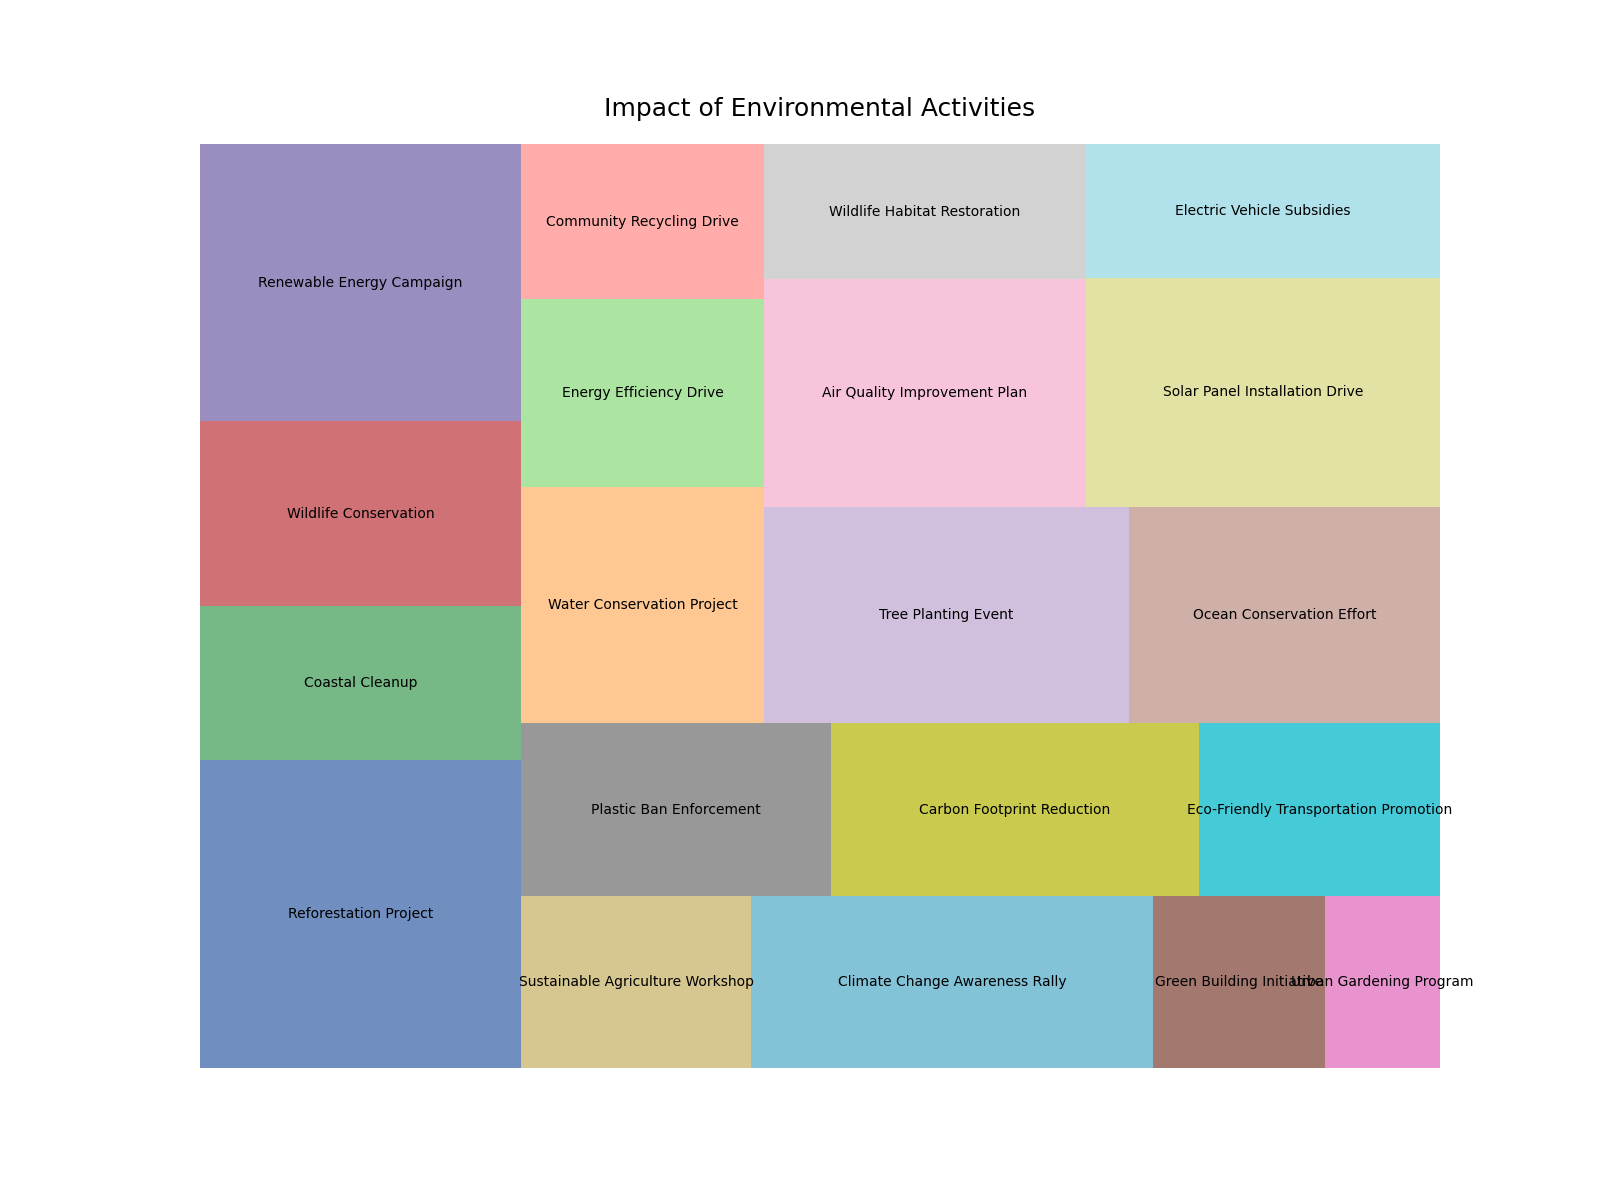

Write the Python code that produced this figure.

import matplotlib.pyplot as plt
import pandas as pd
import squarify

# Data for creating the treemap
data = {
    'Activity': [
        "Reforestation Project", "Coastal Cleanup", "Wildlife Conservation",
        "Renewable Energy Campaign", "Sustainable Agriculture Workshop",
        "Climate Change Awareness Rally", "Green Building Initiative",
        "Urban Gardening Program", "Plastic Ban Enforcement", "Carbon Footprint Reduction",
        "Eco-Friendly Transportation Promotion", "Water Conservation Project",
        "Energy Efficiency Drive", "Community Recycling Drive", "Tree Planting Event",
        "Ocean Conservation Effort", "Air Quality Improvement Plan", "Wildlife Habitat Restoration",
        "Solar Panel Installation Drive", "Electric Vehicle Subsidies"
    ],
    'Impact': [
        50000, 25000, 30000, 45000, 20000, 35000, 15000, 10000, 27000, 32000,
        21000, 29000, 23000, 19000, 40000, 34000, 37000, 22000, 41000, 24000
    ]
}

# Convert the data dictionary to a pandas DataFrame
df = pd.DataFrame(data)

# Define size of the figure
plt.figure(figsize=(16,12))

# Define custom colors using specific color codes
colors = [
    '#4c72b0', '#55a868', '#c44e52', '#8172b2', '#ccb974', '#64b5cd',
    '#8c564b', '#e377c2', '#7f7f7f', '#bcbd22', '#17becf', '#ffbb78',
    '#98df8a', '#ff9896', '#c5b0d5', '#c49c94', '#f7b6d2', '#c7c7c7',
    '#dbdb8d', '#9edae5'
]

# Create the treemap
squarify.plot(sizes=df['Impact'], label=df['Activity'], color=colors, alpha=0.8)

# Set the title of the treemap
plt.title('Impact of Environmental Activities', fontsize=18, pad=20)

# Remove the axis lines
plt.axis('off')

# Display the treemap
plt.show()
